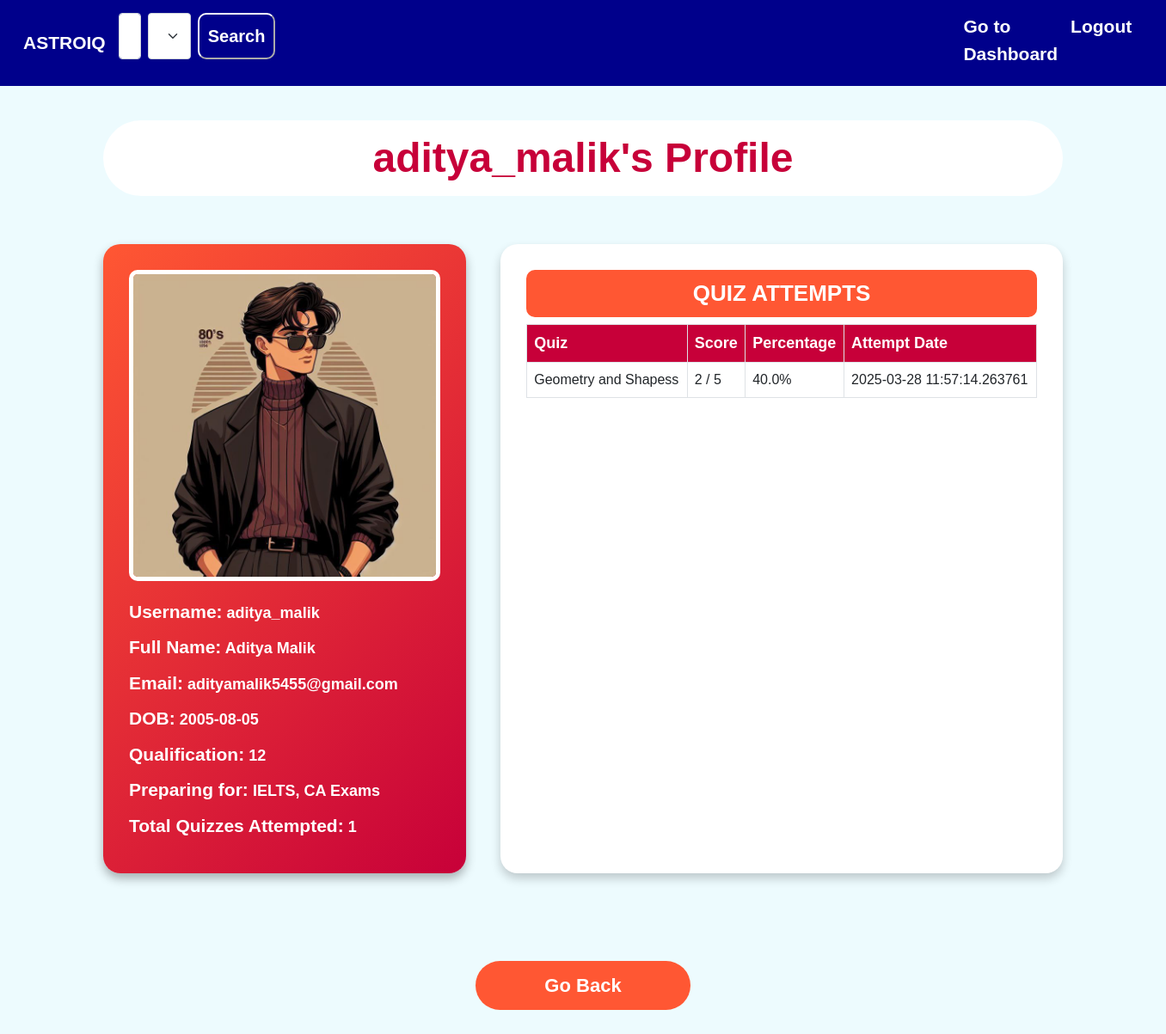
/view_user_details/2, run on the app's committed database.
### application/models.py (models this page shows, shortened)
class User(db.Model):
    id = db.Column(db.Integer, primary_key=True)
    username = db.Column(db.String(), unique=True, nullable=False)
    email = db.Column(db.String(), unique=True, nullable=False)
    password = db.Column(db.String(), nullable=False)
    confirmpassword = db.Column(db.String(), nullable=False)
    fullname = db.Column(db.String(), nullable=False)
    qualification = db.Column(db.String(), nullable=False)
    exams = db.Column(db.String(200), nullable = False)
    dateofbirth = db.Column(db.String(20), nullable = False)
    image = db.Column(db.String(255), nullable = False)
    role = db.Column(db.String(), default='user')  # user or admin
    points = db.Column(db.Integer, default=0)
    scores = db.relationship("Score", backref="user")  # One user can have multiple quiz scores
    user_answers = db.relationship("UserAnswers", backref="user")  # ✅ One user can have multiple answers

class QuizAttempt(db.Model):
    id = db.Column(db.Integer, primary_key=True)
    user_id = db.Column(db.Integer, db.ForeignKey("user.id"), nullable=False)
    quiz_id = db.Column(db.Integer, db.ForeignKey("quiz.id"), nullable=False)
    attempt_time = db.Column(db.DateTime, default=datetime.utcnow)  # Stores attempt timestamp
    total_questions = db.Column(db.Integer, nullable=False)  # Total questions in the quiz
    correct_answers = db.Column(db.Integer, nullable=False, default=0)  # Correctly answered questions
    score = db.Column(db.Integer, nullable=False, default=0)  # User's total score
    percentage_score = db.Column(db.Float, nullable=False, default=0.0)  # Percentage score
    user = db.relationship("User", backref="quiz_attempts")  # Each user can attempt multiple quizzes
    quiz = db.relationship("Quiz", backref="quiz_attempts")  # Each quiz can have multiple attempts

class Chapter(db.Model):
    id = db.Column(db.Integer, primary_key=True)
    subject_id = db.Column(db.Integer, db.ForeignKey("subject.id"), nullable=False)
    name = db.Column(db.String(), nullable=False)
    description = db.Column(db.String(), nullable=False)
    quizzes = db.relationship("Quiz", backref="chapter")  # One chapter can have multiple quizzes

### application/admin.py (the view)
@app.route('/view_user_details/<int:user_id>')
def view_user_details(user_id):
    user = User.query.get_or_404(user_id)
    quiz_attempts = QuizAttempt.query.filter_by(user_id=user.id).all()
    return render_template('admin/view_user_details.html', user=user, quiz_attempts=quiz_attempts)

### templates/admin/view_user_details.html (shortened to what this page needs)
<!DOCTYPE html>
<html lang="en">
<head>
    <link href="https://cdn.jsdelivr.net/npm/bootstrap@5.0.2/dist/css/bootstrap.min.css" rel="stylesheet">
</head>
<body>
    <nav class="navbar navbar-expand-lg navbar-dark">
        <div class="container-fluid">
            <a class="navbar-brand" href="/">AstroIQ</a>
            <div class="collapse navbar-collapse" id="navbarNav">
                <ul class="navbar-nav ms-auto">
                    <li>
                        <form class="d-flex mb-3" action="{{ url_for('search_view_user_details', user_id=user.id) }}" method="GET">
                            <input class="form-control me-2" type="text" name="query" placeholder="Search" aria-label="Search">
                            <select class="form-select me-2" name="key">
                                <option selected> Select </option>
                            </select>
                            <button class="search_button" type="submit"> Search </button>
                        </form>
                    </li>
                    <li class="nav-item">
                        <a href="/admin">Go to Dashboard</a>
                    </li>
                    <li class="nav-item">
                        <a href="/logout">Logout</a>
                    </li>
                </ul>
            </div>
        </div>
    </nav>
    <div class="container">
        <h2 class="text-center" style="color: #c70039; background-color:white; padding:15px; border-radius: 60px; font-weight: bold; font-size:48px;">{{ user.username }}'s Profile</h2>
        <br><br>
        <div class="profile-container">
            <div class="sidebar">
                <img src="/static/images/user/{{ user.username }}.jpg" alt="User Photo">
                <p><strong style="font-size: 21px;">Username:</strong> {{ user.username }}</p>
                <p><strong style="font-size: 21px;">Full Name:</strong> {{ user.fullname }}</p>
                <p><strong style="font-size: 21px;">Email:</strong> {{ user.email }}</p>
                <p><strong style="font-size: 21px;">DOB:</strong> {{ user.dateofbirth }}</p>
                <p><strong style="font-size: 21px;">Qualification:</strong> {{ user.qualification }}</p>
                <p><strong style="font-size: 21px;">Preparing for:</strong> {{ user.exams }} <strong>Exams</strong></p>
                <p><strong style="font-size: 21px;">Total Quizzes Attempted:</strong> {{ quiz_attempts|length }}</p>
            </div>
            <div class="quiz-table-container">
                <h3>Quiz Attempts</h3>
                <table class="table table-bordered">
                    <thead>
                        <tr>
                            <th>Quiz</th>
                            <th>Score</th>
                            <th>Percentage</th>
                            <th>Attempt Date</th>
                        </tr>
                    </thead>
                    <tbody>
                        {% for attempt in quiz_attempts %}
                        <tr>
                            <td>{{ attempt.quiz.chapter.name }}</td>
                            <td>{{ attempt.correct_answers }} / {{ attempt.total_questions }}</td>
                            <td>{{ attempt.percentage_score }}%</td>
                            <td>{{ attempt.attempt_time }}</td>
                        </tr>
                        {% else %}
                        <tr>
                            <td colspan="4" class="text-center">No quiz attempts found.</td>
                        </tr>
                        {% endfor %}
                    </tbody>
                </table>
            </div>
        </div>
        <br><br><br>
        <a href="{{ url_for('admin_view_user') }}" class="btn-back">Go Back </a>
    </div>
</body>
</html>

### templates/admin/view_user_details.html (style rules this page uses)
body { background-color: rgb(237, 251, 254); font-family: 'Arial', sans-serif; }
.container { margin-top: 40px; }
.profile-container { display: flex; gap: 40px; justify-content: center; }
.sidebar { background: linear-gradient(135deg, #ff5733, #c70039); color: white; padding: 30px; border-radius: 20px; width: 500px; box-shadow: 0px 6px 12px rgba(0, 0, 0, 0.3); }
.sidebar img { width: 100%; border-radius: 10px; margin-bottom: 20px; border: 5px solid white; }
.sidebar p { font-size: 18px; margin-bottom: 10px; font-weight: bold; }
.quiz-table-container { flex-grow: 1; background: white; padding: 30px; border-radius: 20px; box-shadow: 0px 6px 12px rgba(0, 0, 0, 0.2); width: 70%; }
h3 { background-color: #ff5733; color: white; padding: 12px; border-radius: 10px; text-align: center; font-size: 26px; text-transform: uppercase; font-weight: bold; }
.table thead { background: #c70039; color: white; font-size: 18px; }
.btn-back { background-color: #ff5733; color: white; font-size: 22px; padding: 12px 20px; border-radius: 40px; font-weight: bold; transition: 0.3s; display: block; width: 250px; margin: 30px auto; text-align: center; text-decoration: none; }
.navbar { background-color: darkblue; padding: 15px; }
.navbar-brand { font-size: 25px; font-weight: bold; color: white; text-transform: uppercase; }
.navbar-nav { color: white; font-size: 20px; margin-right: 15px; transition: 0.3s; font-weight: bold; }
.navbar a { color: white; margin-right: 15px; text-decoration: none; font-size: 21px; }
.search_button { border-color: white; border-width: 2px; border-radius: 10px; padding: 10px; font-weight: bold; background-color: darkblue; color: white; margin-right: 800px; }

### data on the page
User: username "aditya_malik", username (picture), fullname "Aditya Malik", email "adityamalik5455@gmail.com", dateofbirth "2005-08-05", qualification "12", exams "IELTS, CA"
QuizAttempt: quiz.chapter.name "Geometry and Shapess", correct_answers "2", total_questions "5", percentage_score "40.0", attempt_time "2025-03-28 11:57:14.263761"

### other printed values
{{ quiz_attempts|length }} "1"
